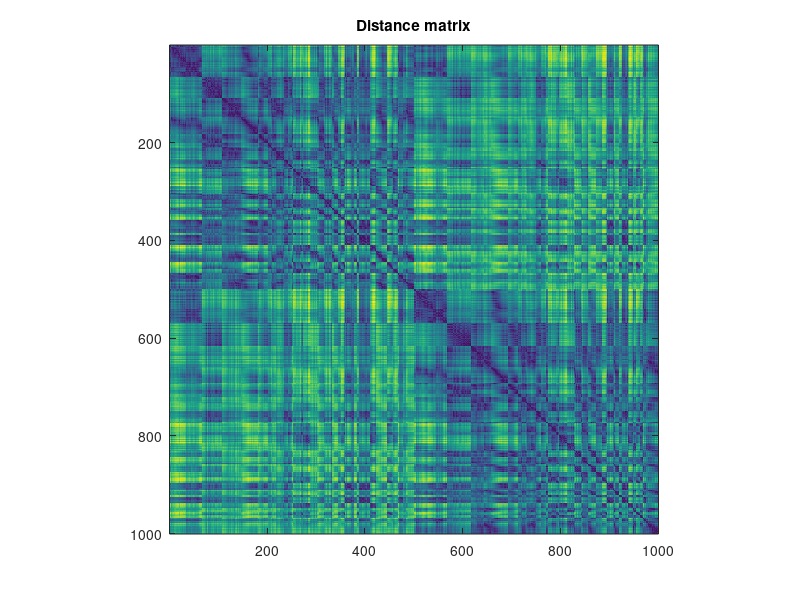
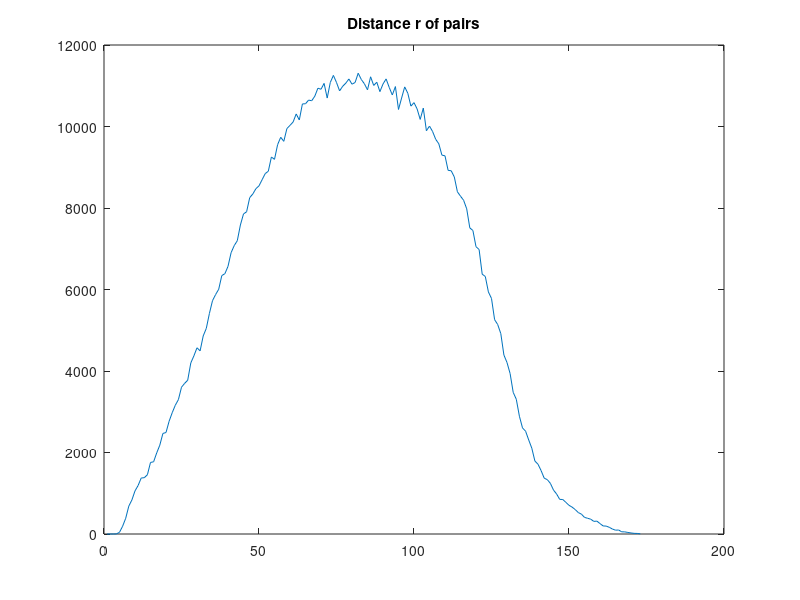

MATLAB code to generate these figures, in order: (Note: this script raises an error after producing the figures.)
% hopf model simulation for 1003 participants using the Schaefer 1000
% parcellation
%
%  12.01.2021 Samuel Liebana, Morten Kringelbach and Gustavo Deco

% clean up env for clean run
clearvars; close all; clc

%%
load cog_schaefer1000.mat
NPARCELS=1000;


for i=1:NPARCELS
    for j=1:NPARCELS
        rr(i,j)=sqrt((cog(i,1)-cog(j,1))^2+(cog(i,2)-cog(j,2))^2+(cog(i,3)-cog(j,3))^2);
    end;
end;
figure, imagesc(rr);
title('Distance matrix')
axis square;

for k=1:floor(max(max(rr)))
    pairs{k}=find(abs(rr-k)<0.5); 
    elem(k)=size(pairs{k},1);
end;
figure, plot(elem);
title('Distance r of pairs')

% finds the indexes of the 

[u,v] = find(triu(ones(NPARCELS),1));    % get edges
for i=1:length(u)
    % lists the lengths of all the edges
    distance(i)=floor(rr(u(i),v(i)));
end
% sorts the distance array and returns the set of indexes of distance 
% so that we can recreate the sort
[adistance,idx2]=sort(distance);

% finds the indexes (-1) of all the *different* length edges in the network
dffidx100 = find(diff(adistance));

%%

NSUB=100; % number of subjects in the empirical data
NR=400;


NRini=20;
NRfin=80;
NSUBSIM=100; % number of subjects to simulate


range=max(max(rr));
delta=range/NR;


% define the coupling matrix (either with Markov rule or empirical)

Markov_SC=1;
if Markov_SC==1
    lambda=0.18;
    for i=1:NPARCELLS
        for j=1:NPARCELLS
            C(i,j)=exp(-lambda*rr(i,j));
        end
        C(i,i)=0;
    end
else
    load sc_schaefer.mat
    C=sc_schaefer;
    C=C/max(max(C));
end

% each parcel is coupled with itself with a magnitude of 1

C1=C;
for i=1:NPARCELLS
    C1(i,i)=1;
end

neighbours=cell(1,NPARCELLS);
for i=1:NPARCELLS
    for j=1:NPARCELLS
        r=rr(i,j);
        index=floor(r/delta)+1;
        if index==NR+1
            index=NR;
        end
        if index>1 && index<=35
            neighbours{i}=[neighbours{i} j];
        end
    end
end

%%
% Parameters of the data
TR=0.72;  % Repetition Time (seconds)

% Bandpass filter settings
fnq=1/(2*TR);                 % Nyquist frequency
flp = 0.008;                    % lowpass frequency of filter (Hz)
fhi = 0.08;                    % highpass
Wn=[flp/fnq fhi/fnq];         % butterworth bandpass non-dimensional frequency
k=2;                          % 2nd order butterworth filter
[bfilt,afilt]=butter(k,Wn);   % construct the filter
Isubdiag = find(tril(ones(NPARCELLS),-1));

%%%%
fce1=zeros(100,NPARCELLS,NPARCELLS);
tss=zeros(NPARCELLS,1200);
PowSpect=zeros(600,NPARCELLS,100);


% skip preprocessing of 1003 participants
load hpcdata1003_f_diff_fce.mat

% Parameters for Hopf model
Tmax=1200;
omega = repmat(2*pi*f_diff',1,2); omega(:,1) = -omega(:,1);
dt=0.1*TR/2;
sig=0.01;
dsig = sqrt(dt)*sig;

%%

linfunc = @(A, x)(A(1)*x+A(2));
options=optimset('MaxFunEvals',10000,'MaxIter',1000,'Display','off');

fcsimul=zeros(NSUBSIM,NPARCELLS,NPARCELLS);
corrfcn=zeros(NSUBSIM,NPARCELLS,NR);
ensspasub=zeros(NSUBSIM,NPARCELLS);
ensspasub1=zeros(NSUBSIM,NPARCELLS);
DTspatime=zeros(NPARCELLS,Tmax);
DTspatime1=zeros(NPARCELLS,Tmax);
Rsub=zeros(1,NSUBSIM);
DTsub=zeros(1,NSUBSIM);

G_range=0.5:0.05:2;
enstrophy_r=zeros(length(G_range),NR);

ii=1;
for G=G_range
    
    G
    wC = G*C;
    sumC = repmat(sum(wC,2),1,2); % for sum Cij*xj
    
    fcsimul=zeros(NSUBSIM,NPARCELLS,NPARCELLS);
    ensspasub=zeros(NSUBSIM, NPARCELLS);
    corrfcn=zeros(NSUBSIM,NPARCELLS,NR);
    %% Hopf Simulation
    for sub=1:NSUBSIM
        a=-0.02*ones(NPARCELLS,2);
        xs=zeros(Tmax,NPARCELLS);
        %number of iterations, 100 willk�hrlich, weil reicht in diesem Fall
        z = 0.1*ones(NPARCELLS,2); % --> x = z(:,1), y = z(:,2)
        nn=0;
        % discard first 2000 time steps
        for t=0:dt:2000
            suma = wC*z - sumC.*z; % sum(Cij*xi) - sum(Cij)*xj
            zz = z(:,end:-1:1); % flipped z, because (x.*x + y.*y)
            z = z + dt*(a.*z + zz.*omega - z.*(z.*z+zz.*zz) + suma) + dsig*randn(NPARCELLS,2);
        end
        % actual modelling (x=BOLD signal (Interpretation), y some other oscillation)
        for t=0:dt:((Tmax-1)*TR)
            suma = wC*z - sumC.*z; % sum(Cij*xi) - sum(Cij)*xj
            zz = z(:,end:-1:1); % flipped z, because (x.*x + y.*y)
            z = z + dt*(a.*z + zz.*omega - z.*(z.*z+zz.*zz) + suma) + dsig*randn(NPARCELLS,2);
            if abs(mod(t,TR))<0.01
                nn=nn+1;
                xs(nn,:)=z(:,1)';
            end
        end
        ts=xs';
        signal_filt=zeros(NPARCELLS,Tmax);
        Xanalytic=zeros(NPARCELLS,Tmax);
        Phases=zeros(NPARCELLS,Tmax);
        for seed=1:NPARCELLS
            ts(seed,:)=detrend(ts(seed,:)-mean(ts(seed,:)));
            signal_filt(seed,1:1200)=filtfilt(bfilt,afilt,ts(seed,:));
            Xanalytic = hilbert(detrend(signal_filt(seed,:), 'constant'));
            Phases(seed,:) = angle(Xanalytic);
        end
        
        %%% Perturbation
        a=(-0.02+0.02*rand(NPARCELLS,1)).*ones(NPARCELLS,2);
        nn=0;
        
        for t=0:dt:((Tmax-1)*TR)
            suma = wC*z - sumC.*z; % sum(Cij*xi) - sum(Cij)*xj
            zz = z(:,end:-1:1); % flipped z, because (x.*x + y.*y)
            z = z + dt*(a.*z + zz.*omega - z.*(z.*z+zz.*zz) + suma) + dsig*randn(NPARCELLS,2);
            if abs(mod(t,TR))<0.01
                nn=nn+1;
                xs(nn,:)=z(:,1)';
            end
        end
        ts=xs';
        Rspatime1=zeros(NPARCELLS,Tmax);
        Tspatime1=zeros(NPARCELLS,Tmax);
        
        signal_filt2=zeros(NPARCELLS,Tmax);
        Xanalytic2=zeros(NPARCELLS,Tmax);
        Phases2=zeros(NPARCELLS,Tmax);
        for seed=1:NPARCELLS
            ts(seed,:)=detrend(ts(seed,:)-mean(ts(seed,:)));
            signal_filt2(seed,:) =filtfilt(bfilt,afilt,ts(seed,:));
            Xanalytic2 = hilbert(detrend(signal_filt2(seed,:), 'constant'));
            Phases2(seed,:) = angle(Xanalytic2);
        end
        
        parfor i=1:NPARCELLS
            % compute enstrophy
            enstrophy=sum(C1(i,:)'.*complex(cos(Phases2),sin(Phases2)))/sum(C1(i,:));
            Rspatime1(i,:)=abs(enstrophy);
            Tspatime1(i,:)=angle(enstrophy);
        end
        
        DTspatime1=zeros(NPARCELLS,Tmax);
        for i=1:NPARCELLS
            DTspatime1(i,:)=Tspatime1(i,:)-mean(Tspatime1(neighbours{i},:));
        end
        ensspasub1(sub,:)=(mean(Rspatime1,2))';
        
        %%%  end perturbation
        
        fcsimulc=zeros(NPARCELLS,NPARCELLS);
        fcsimulc(:,:)=corrcoef(signal_filt'); %compute current corr of fc
        fcsimul(sub,:,:)=zeros(NPARCELLS,NPARCELLS);
        fcsimul(sub,:,:)=corrcoef(signal_filt'); % save this fc
        
        
        % Calculate enstrophy
        Rspatime=zeros(NPARCELLS,Tmax);
        Tspatime=zeros(NPARCELLS,Tmax);
        corrfcnt=zeros(NPARCELLS,NR);
        parfor i=1:NPARCELLS
            numind=zeros(1,NR);
            corrfcn_1=zeros(1,NR);
            for j=1:NPARCELLS
                r=rr(i,j);
                index=floor(r/delta)+1;
                if index==NR+1
                    index=NR;
                end
                %                mcc=fcsimul(sub,i,j);
                mcc=fcsimulc(i,j); % get the current value
                if ~isnan(mcc)
                    corrfcn_1(index)=corrfcn_1(index)+mcc;
                    numind(index)=numind(index)+1;
                end
            end
            
            corrfcnt(i,:)=corrfcn_1./numind;
            
            %           corrfcn(sub,i,:)=corrfcn_1./numind; % save current corrfcn
            
            %%% enstrophy
            enstrophy=sum(C1(i,:)'.*complex(cos(Phases),sin(Phases)))/sum(C1(i,:));
            Rspatime(i,:)=abs(enstrophy);
            Tspatime(i,:)=angle(enstrophy);
        end
        corrfcn(sub,:,:)=zeros(NPARCELLS,NR);
        corrfcn(sub,:,:)=corrfcnt(:,:);
        
        DTspatime=zeros(NPARCELLS,Tmax);
        for i=1:NPARCELLS
            DTspatime(i,:)=Tspatime(i,:)-mean(Tspatime(neighbours{i},:));
        end
        
        Rsub(sub)=std(Rspatime(:));
        DTsub(sub)=std(DTspatime(:));
        ensspasub(sub,:)=(mean(Rspatime,2))';
        save(['Progress_11_01_2021_G_' num2str(G) '_sub_' num2str(sub)],'G','sub');
    end % subsim

    %% compute measures 

    fcsim=squeeze(mean(fcsimul,1));

    % compute segint, ie mean segregation/integration
    [MM QQ]=community_louvain(fcsim,[],[],'negative_sym');
    modularity=QQ;
    integration=mean(mean(abs(fcsim)-eye(NPARCELLS)));
    segint(ii)=modularity*integration

    % compute mean and std for each simulated matrix
    asegint=zeros(1,NSUBSIM);
    for t=1:NSUBSIM
        currfcsim=squeeze(fcsimul(t,:,:));
        [MM QQ]=community_louvain(currfcsim,[],[],'negative_sym');
        modularity=QQ;
        integration=mean(mean(abs(fcsim)-eye(NPARCELLS)));
        asegint(t)=modularity*integration;
    end;
    asegintmean(ii)=mean(asegint);
    asegintstd(ii)=std(asegint);

    % compute fcfitt
    ccaux=corrcoef(fce(Isubdiag),fcsim(Isubdiag),'rows','pairwise');
    fcfitt(ii)=ccaux(2)
    % compute mean and std for each simulated matrix
    afcfitt=zeros(1,NSUBSIM);
    for t=1:NSUBSIM
        currfcsim=squeeze(fcsimul(t,:,:));
        ccaux=corrcoef(fce(Isubdiag),currfcsim(Isubdiag),'rows','pairwise');
        afcfitt(t)=ccaux(2);
    end;
    afcfittmean(ii)=mean(afcfitt)
    afcfittstd(ii)=std(afcfitt)
    

    % compute fcfitt_hete
    fce2=fce-eye(NPARCELLS);
    GBCemp=mean(fce2,2);
    fcsim2=fcsim-eye(NPARCELLS);
    GBCsim=mean(fcsim2,2);
    for i=1:NPARCELLS
        errgbc1(i)=sqrt((GBCsim(i)-GBCemp(i))^2);
    end
    fcfitt_hete(ii)=mean(errgbc1)
 
    % compute Rmeta, mean and std
    Rmeta(ii)=mean(Rsub)
    Rmetastd(ii)=std(Rsub)

    % compute DTmeta, mean and std
    DTmeta(ii)=mean(DTsub)
    DTmetastd(ii)=std(DTsub)
    
    % compute infocapacity, mean and std
    infocapacity(ii)=mean(std(ensspasub1-ones(NSUBSIM,1)*mean(ensspasub)))
    infocapacitystd(ii)=std(std(ensspasub1-ones(NSUBSIM,1)*mean(ensspasub)))

    % compute susceptibility, mean and std
    susceptibility(ii)=mean(mean(ensspasub1-ones(NSUBSIM,1)*mean(ensspasub)))
    susceptibilitystd(ii)=std(mean(ensspasub1-ones(NSUBSIM,1)*mean(ensspasub)))
    
    corrfcn_he=squeeze(mean(corrfcn));
    grandcorrfcn=squeeze(mean(corrfcn_he));
    %% Comparison
    for i=1:NPARCELLS
        for k=NRini:NR
            err11(k)=sqrt((corrfcn_he(i,k)-empcorrfcn(i,k))^2);
        end
        err1(i)=mean(err11);
    end
    err_hete(ii)=mean(err1)
    
    for k=NRini:NR
        errg1(k)=sqrt((grandcorrfcn(k)-empgrandcorrfcn(k))^2);
    end
    err_grand(ii)=mean(errg1)
    
    %%% Powerlaw a
   
    clear xcoor;
    clear ycoor;
    nn=1;
    for k=NRini:NRfin
        if grandcorrfcn(k)>0
            xcoor(nn)=log(xrange(k));
            ycoor(nn)=log(grandcorrfcn(k)/grandcorrfcn(NRini));
            nn=nn+1;
        end
    end
    A0=[-1 1];
    [Afit Residual]= lsqcurvefit(linfunc,A0,xcoor,ycoor,[-4 -10],[4 10],options);
    GoFpow(ii)=Residual
    SlopeCorrPow(ii)=abs(Afit(1));
    
    %%%
    
    ii=ii+1;
end

%% plot figures

figure(1)
plot(G_range,err_grand);
figure(2)
plot(G_range,err_hete);
figure(3)
plot(G_range,fcfitt);
figure(4)
plot(G_range,fcfitt_hete);
figure(5)
plot(G_range,segint);
figure(6)
plot(G_range,GoFpow);
figure(7)
plot(G_range,SlopeCorrPow);
figure(8)
plot(G_range,infocapacity*5);
figure(9)
plot(G_range,susceptibility);
figure(10)
plot(G_range,Rmeta*10);
figure(11)
plot(G_range,DTmeta);

figure(12)
shadedErrorBar(G_range, asegintmean, asegintstd./sqrt(NSUBSIM))
figure(13)
shadedErrorBar(G_range, afcfittmean, afcfittstd./sqrt(NSUBSIM))

figure(14)
shadedErrorBar(G_range, infocapacity*5, (infocapacitystd./sqrt(NSUBSIM))*5)
figure(15)
shadedErrorBar(G_range, susceptibility, (susceptibilitystd./sqrt(NSUBSIM)))

figure(16)
shadedErrorBar(G_range, Rmeta, Rmeta./sqrt(NSUBSIM))
figure(17)
shadedErrorBar(G_range, DTmeta, DTmeta./sqrt(NSUBSIM))
